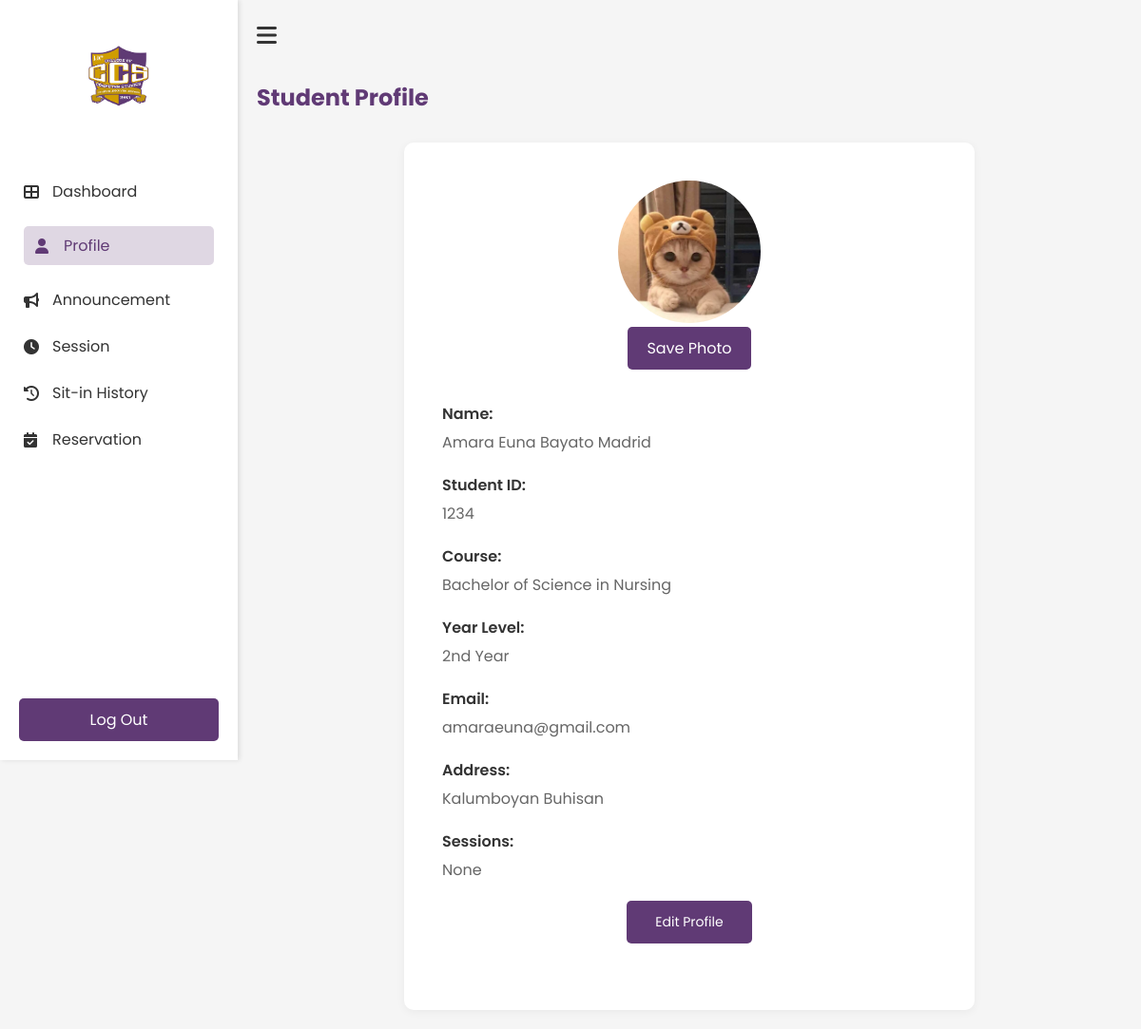
/Profile (signed in), run on an earlier commit of the app's database.
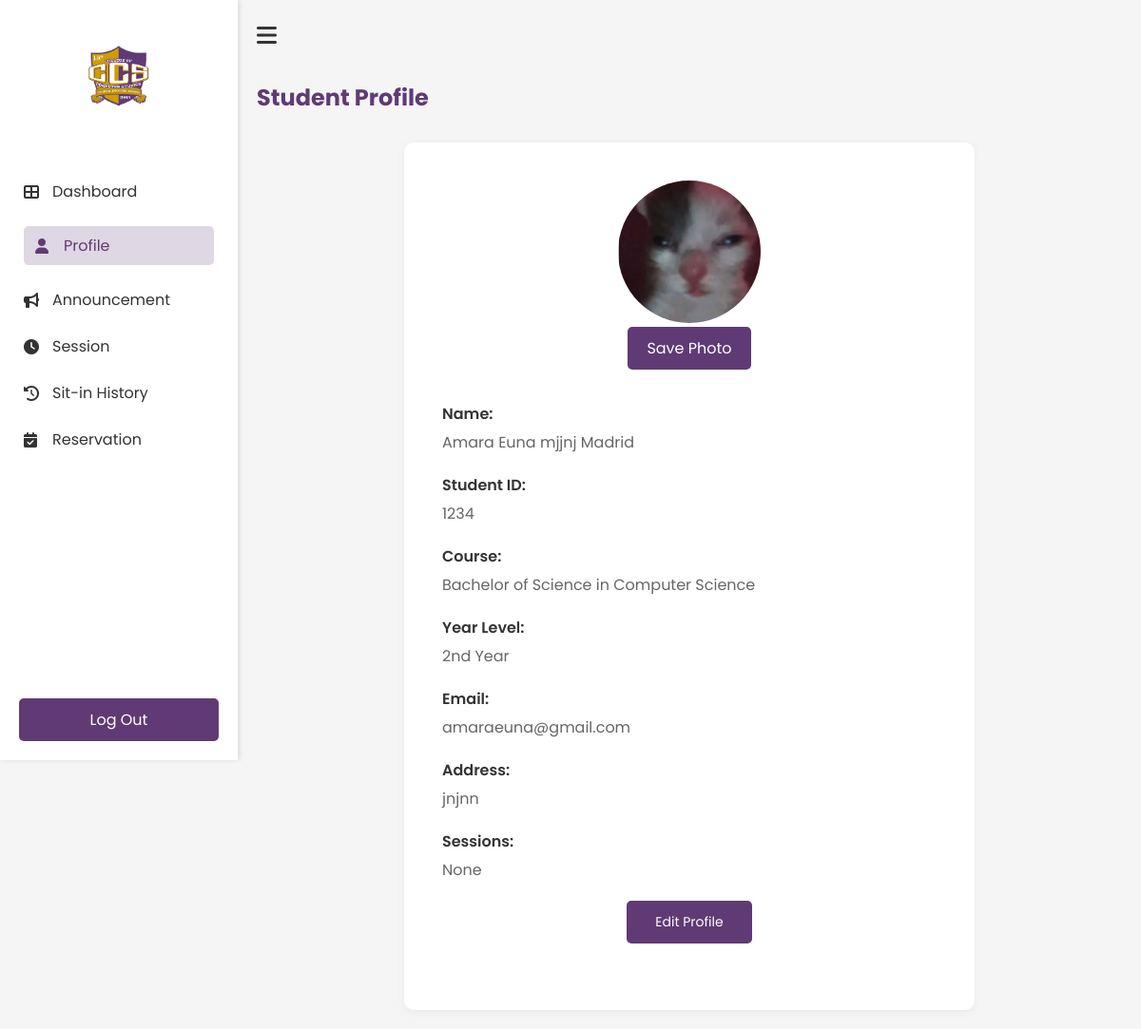
And on a later commit of the database.
### tables this page shows
CREATE TABLE users(
idno integer primary key,
lastname text not null,
firstname text not null,
middlename text,
course text not null,
year_level integer not null,
email text unique not null,
username text unique not null,
password text not null, sessions TEXT DEFAULT NULL, address text, photo text);

### app.py (the view, shortened to what this page needs)
@app.route('/Profile', methods=['GET', 'POST'])
def Profile():
    if 'username' not in session:
        return redirect(url_for('login'))
    user_profile = get_user_profile(session['student_id'])
    print("User profile data:", user_profile)
    return render_template('student/profile.html', user=user_profile)

### templates/student/profile.html (shortened to what the changed rows need)
<!DOCTYPE html>
<html lang="en">
    <head>
        <link rel="stylesheet" href="{{ url_for('static', filename='student/profile.css') }}">
        <link rel="stylesheet" href="https://cdnjs.cloudflare.com/ajax/libs/font-awesome/6.0.0-beta3/css/all.min.css">
    </head>
    <body>
        <div class="profile-container">
            <main class="main-content">
                <h1>Student Profile</h1>
                <div class="profile-card">
                    <div class="profile-image">
                        <form action="{{ url_for('save_photo') }}" method="POST" enctype="multipart/form-data" id="photo-form">
                            <div class="profile-image-upload">
                                <img src="{{ url_for('static', filename='uploads/' + (user[9] if user[9] else 'default-profile.png')) }}"
                                     alt="Profile Photo"
                                     class="round-circle"
                                     id="preview-image">
                            </div>
                        </form>
                    </div>
                    <div class="profile-info">
                        <div class="info-item">
                            <p class="label">Name: </p>
                            <p class="value">{{ user[2] }} {{ user[3] }} {{ user[1] }}</p>
                        </div>
                        <div class="info-item">
                            <p class="label">Student ID: </p>
                            <p class="value">{{ user[0] }}</p>
                        </div>
                        <div class="info-item">
                            <p class="label">Course:</p>
                            <p class="value">{{ user[4] }}</p>
                        </div>
                        <div class="info-item">
                            <p class="label">Year Level: </p>
                            <p class="value">{{ user[5] }}</p>
                        </div>
                        <div class="info-item">
                            <p class="label">Email: </p>
                            <p class="value">{{ user[6] }}</p>
                        </div>
                        <div class="info-item">
                            <p class="label">Address: </p>
                            <p class="value">{{ user[7] }}</p>
                        </div>
                    </div>
                </div>
            </main>
        </div>
    </body>
</html>

What changed in the data, as far as the page shows it:
changed users "Amara Euna": photo: a different picture; middlename "Bayato" → "mjjnj"; course "Bachelor of Science in Nursing" → "Bachelor of Science in Computer Science"; address "Kalumboyan Buhisan" → "jnjnn"
